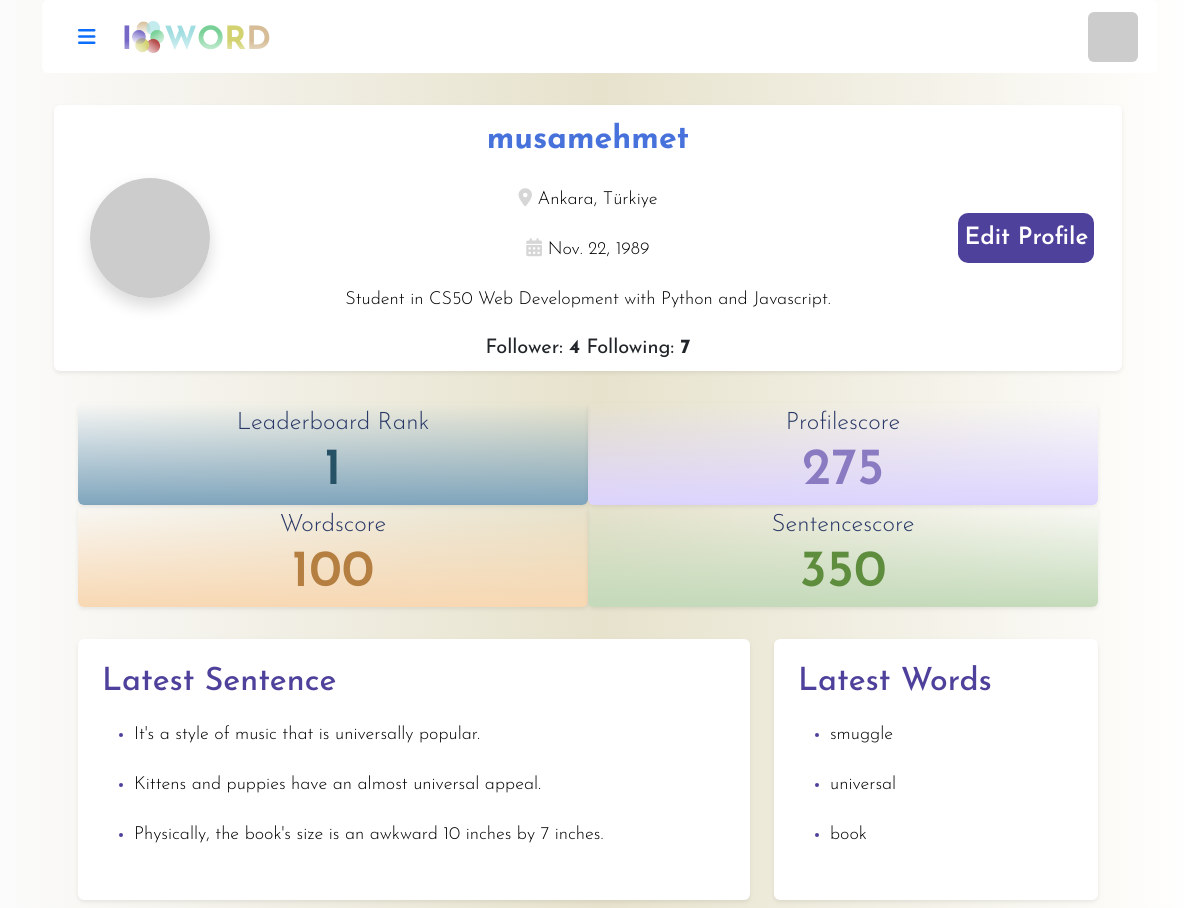
Page /profile/3/ (signed in) on the committed database.
### iword/models.py (models this page shows, shortened)
class User(AbstractUser):
    biography = models.TextField(blank=True)
    birthday = models.DateField(null=True, blank=True)
    profileURL = models.URLField(blank=True)
    location = models.CharField(max_length=255, blank=True)
    wordscore = models.IntegerField(default=0, blank=True)
    sentencescore = models.IntegerField(default=0, blank=True)
    darkmode = models.BooleanField(default=False)

class Sentence(models.Model):
    user = models.ForeignKey(User, on_delete=models.CASCADE, related_name='author_sentence')
    sentenceword = models.ForeignKey(Word, on_delete=models.CASCADE, related_name='sentence_word', null=False)
    sentence = models.CharField(max_length=2048, default='')
    created_at = models.DateTimeField(default=timezone.now)

class Word(models.Model):
    user = models.ForeignKey(User, on_delete=models.CASCADE, related_name='author_word')
    word = models.CharField(max_length=255, unique=True, default='')
    description = models.CharField(max_length=1024, default='')
    pronunciation = models.CharField(max_length=255, default='')
    prontype = models.CharField(max_length=255, default='')
    type = models.CharField(max_length=255, default='')
    created_at = models.DateTimeField(default=timezone.now)

### iword/views.py (the view)
# urls.py: path('profile/<int:user_id>/', views.profile, name='profile'),
@login_required
def profile(request, user_id):
    user = get_object_or_404(User, pk=user_id)
    wordscore = user.wordscore if hasattr(user, 'wordscore') else 0
    sentencescore = user.sentencescore if hasattr(user, 'sentencescore') else 0
    profilescore = int((wordscore * 30) / 100 + (sentencescore * 70) / 100)
    following = Follow.objects.filter(user_follower=user_id)
    followers = Follow.objects.filter(user_followed=user_id)
    isFollowing = Follow.objects.filter(user_follower=request.user, user_followed=user).exists()
    latest_words = Word.objects.filter(user=user_id).order_by('-id')[:10]
    latest_sentences = Sentence.objects.filter(user=user_id).order_by('-id')[:10]
    scorelist = User.objects.all()
    user_list = []
    for u in scorelist:
        w_score = u.wordscore if hasattr(u, 'wordscore') else 0
        s_score = u.sentencescore if hasattr(u, 'sentencescore') else 0
        rank_score = int((w_score * 30) / 100 + (s_score * 70) / 100)
        u.rank_score = rank_score
        user_list.append(u)
    user_list = sorted(user_list, key=lambda u: u.rank_score, reverse=True)
    for rank, u in enumerate(user_list, start=1):
        if u == user:
            user.rank = rank
            break
    return render(request, "profile.html", {
        "user": user,
        "wordscore": wordscore,
        "sentencescore": sentencescore,
        "profilescore": profilescore,
        "following": following,
        "followers": followers,
        "isFollowing": isFollowing,
        "latest_words": latest_words,
        "latest_sentences": latest_sentences,
        "rank": user.rank
    })

### iword/templates/profile.html (shortened to what this page needs)
{% extends "layout.html" %}
{% load static %}
{% block layout %}
<div class="container h-100 p-4">
  <div class="row mt-2">
    <div class="row p-2 rounded shadow-sm bg-white text-center align-items-center">
        {% if user.profileURL %}
        <div class="col-lg-2 justify-content-center text-center"><img class="rounded-circle shadow"  style="width:120px; height:120px;" src="{{ user.profileURL }}"></img></div>
        {% endif %}
        <div class="col-lg-8">
            <div class="row  mt-2 mb-2">
              {% if user.is_authenticated %}
                <h2 class="index-welcome-text"><b>{{ user.username }}</b></h2>
              {% endif %}
            </div>
            <div class="row">
                  {% if user.is_authenticated %}
                    {% if user.location %}
                      <div class="latest-text"><i class="fa-solid fa-location-dot" style="color: #d6d6d6;"></i> {{ user.location }}</div>
                    {% endif %}
                  {% endif %}
                  {% if user.is_authenticated %}
                    {% if user.birthday %}
                      <div class="latest-text"><i class="fa-solid fa-calendar-days" style="color: #d6d6d6;"></i> {{ user.birthday }}</div>
                    {% endif %}
                  {% endif %}
                  {% if user.is_authenticated %}
                    {% if user.birthday %}
                      <div class="mb-2 latest-text">{{ user.biography }}</div>
                      <div class="fs-5">Follower: <b>{{ followers.count }}</b> Following: <b>{{ following.count }}</b></div>
                    {% endif %}
                  {% endif %}
            </div>
        </div>
        <div class="col-lg-2">
            {% if user.is_authenticated %}
              {% if user == request.user %}
              <button class="follow-btn followeditbutton" data-toggle="modal" data-target="#profileModal">Edit Profile</button>
              {% endif %}
            {% endif %}
        </div>
    </div>
    <div class="row text-center mt-2 p-4 align-items-center">
      <div class="col-xs-12 col-md-3 col-lg-6 col-xl-6 col-xxl-2 p-2 leaderboardrank rounded shadow-sm order-1"><text class="staticstitle">Leaderboard Rank</text><text class="staticscontent">{{ rank }}</text></div>
      <div class="col-xs-12 col-md-3 col-lg-6 col-xl-6 col-xxl-2 p-2 profilescore rounded shadow-sm order-2" id="profilescore" ><text class="staticstitle">Profilescore</text><text class="staticscontent">{{ profilescore }}</text></div>
      <div class="col-xs-12 col-md-3 col-lg-6 col-xl-6 col-xxl-2 p-2 profilewordscore rounded shadow-sm order-2" id="wordscore" ><text class="staticstitle">Wordscore</text><text class="staticscontent">{{ user.wordscore }}</text></div>
      <div class="col-xs-12 col-md-3 col-lg-6 col-xl-6 col-xxl-2 p-2 profilesentencescore rounded shadow-sm order-4 id="sentencescore" "><text class="staticstitle">Sentencescore</text><text class="staticscontent">{{ user.sentencescore }}</text></div>
    </div>
    <div class="row justify-content-center align-items-start">
      <div class="col-md-8 my-2">
        <div class="bg-white rounded shadow-sm p-4 index-latest-sentences">
        <h2>Latest Sentence</h2>
        <ul>
          {% for sentence in latest_sentences %}
    <li><a class="latest-text"  href="{% url 'sentence_detail' sentence.id %}">{{ sentence.sentence }}</a></li>
    {% endfor %}
        </ul>
      </div>
      </div>
      <div class="col-md-4 my-2">
        <div class="bg-white rounded shadow-sm p-4 index-latest-sentences">
        <h2>Latest Words</h2>
        <ul>
          {% for word in latest_words %}
            <li><a class="latest-text" href="{% url 'word_detail' word.id %}">{{ word.word }}</a></li>
            {% endfor %}
        </ul>
      </div>
      </div>
    </div>
  </div>
</div>
{% endblock %}

### iword/static/styles.css (style rules this page uses)
body { margin: 0; padding: 0; font-family: 'Josefin Sans', sans-serif; background: linear-gradient(90deg, rgba(251, 251, 251, 1) 0%, rgba(230, 226, 204, 1) 50%, rgba(255, 255, 255, 1) 100%); }
a { text-decoration: none; }
.staticstitle { color: #293866; text-align: center; font-size: 24px; font-style: normal; font-weight: 300; line-height: normal; align-items: center; margin-bottom: 10px; }
.staticscontent { text-align: center; font-size: 52px; font-style: normal; font-weight: 600; line-height: normal; }
.index-latest-sentences, .index-latest-words, .index-add-text { color: #4e419b; }
.index-welcome-text { color: #4771DB; }
.latest-text { color: #000; line-height: 50px; font-weight: 300; font-size: 18px; }
.leaderboardrank { background: linear-gradient(180deg, rgba(211, 226, 235, 0.00) 0%, #7fa5bd 100%); color: #275266; min-height: 100px; min-width: 300px; display: flex; flex-direction: column; }
.profilescore { background: linear-gradient(180deg, rgba(221, 212, 255, 0.00) 0%, #DDD4FF 100%); color: #897ac1; min-height: 100px; min-width: 300px; display: flex; flex-direction: column; }
.profilewordscore { background: linear-gradient(180deg, rgba(248, 216, 179, 0.00) 0%, #F8D8B3 100%); color: #b47f40; min-height: 100px; min-width: 300px; display: flex; flex-direction: column; }
.profilesentencescore { background: linear-gradient(180deg, rgba(196, 218, 186, 0.00) 0%, #C4DABA 100%); color: #5e8d3d; min-height: 100px; min-width: 300px; display: flex; flex-direction: column; }
.followeditbutton { background-color: #4e419b; color: #ffffff; font-size: 24px; font-style: normal; font-weight: 600; line-height: normal; border-radius: 10px; border: none; min-height: 50px; }

### rows in the picture
User: username "musamehmet", location "Ankara, Türkiye", birthday "Nov. 22, 1989", biography "Student in CS50 Web Development with Python and Javascript.", wordscore "100", sentencescore "350"
Sentence: sentence "It's a style of music that is universally popular."
Sentence: sentence "Kittens and puppies have an almost universal appeal."
Sentence: sentence "Physically, the book's size is an awkward 10 inches by 7 inches."
Word: word "smuggle"
Word: word "universal"
Word: word "book"

### other values in the picture
{{ followers.count }} "4"
{{ following.count }} "7"
{{ rank }} "1"
{{ profilescore }} "275"
